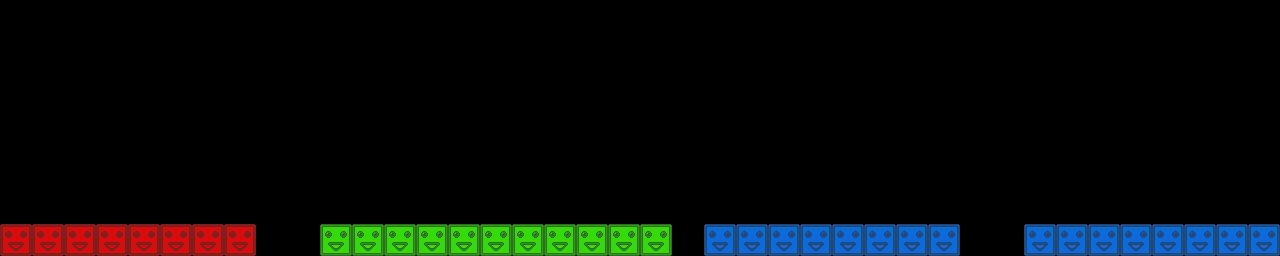

A level layout from a 2D game, rendered from its tile map. Below: a short description, then the map file with its tile-grid data intact:
An orthogonal 40x8 tile map with 32x32 px tiles, 1 tile layer (tiles) and 3 objects (3x crystal).

<map version="1.0.0" orientation="orthogonal" renderorder="right-down" width="40" height="8" tilewidth="32" tileheight="32" nextobjectid="33">
 <tileset firstgid="1" source="blocks.tsx" />
 <layer name="tiles" width="40" height="8">
  <data encoding="csv">
0,0,0,0,0,0,0,0,0,0,0,0,0,0,0,0,0,0,0,0,0,0,0,0,0,0,0,0,0,0,0,0,0,0,0,0,0,0,0,0,
0,0,0,0,0,0,0,0,0,0,0,0,0,0,0,0,0,0,0,0,0,0,0,0,0,0,0,0,0,0,0,0,0,0,0,0,0,0,0,0,
0,0,0,0,0,0,0,0,0,0,0,0,0,0,0,0,0,0,0,0,0,0,0,0,0,0,0,0,0,0,0,0,0,0,0,0,0,0,0,0,
0,0,0,0,0,0,0,0,0,0,0,0,0,0,0,0,0,0,0,0,0,0,0,0,0,0,0,0,0,0,0,0,0,0,0,0,0,0,0,0,
0,0,0,0,0,0,0,0,0,0,0,0,0,0,0,0,0,0,0,0,0,0,0,0,0,0,0,0,0,0,0,0,0,0,0,0,0,0,0,0,
0,0,0,0,0,0,0,0,0,0,0,0,0,0,0,0,0,0,0,0,0,0,0,0,0,0,0,0,0,0,0,0,0,0,0,0,0,0,0,0,
0,0,0,0,0,0,0,0,0,0,0,0,0,0,0,0,0,0,0,0,0,0,0,0,0,0,0,0,0,0,0,0,0,0,0,0,0,0,0,0,
1,1,1,1,1,1,1,1,0,0,2,2,2,2,2,2,2,2,2,2,2,0,3,3,3,3,3,3,3,3,0,0,3,3,3,3,3,3,3,3
</data>
 </layer>
 <objectgroup name="objects">
  <object id="28" type="crystal" x="373" y="208">
   <ellipse />
  </object>
  <object id="29" type="crystal" x="815" y="208">
   <ellipse />
  </object>
  <object id="30" type="crystal" x="142" y="207">
   <ellipse />
  </object>
 </objectgroup>
</map>
